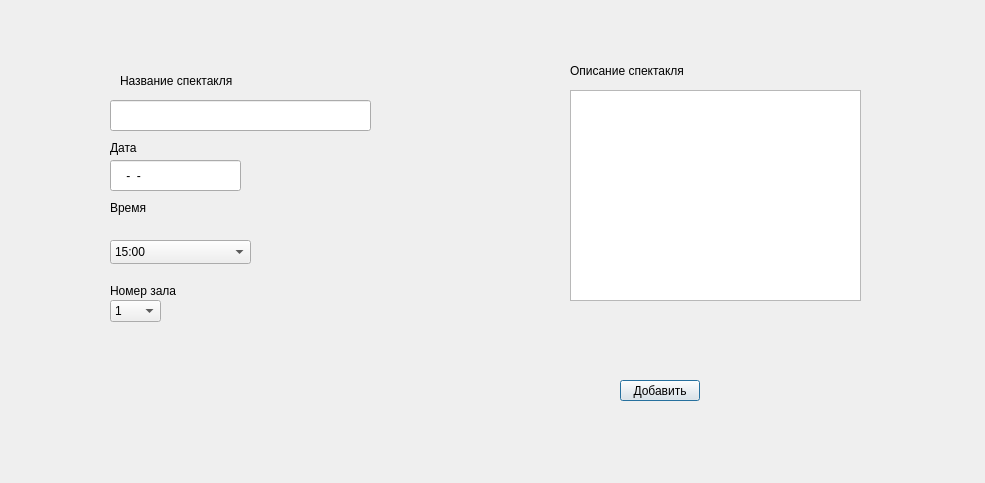
<?xml version="1.0" encoding="UTF-8"?>
<ui version="4.0">
 <class>addShowDialogue</class>
 <widget class="QDialog" name="addShowDialogue">
  <property name="geometry">
   <rect>
    <x>0</x>
    <y>0</y>
    <width>985</width>
    <height>483</height>
   </rect>
  </property>
  <property name="windowTitle">
   <string>Dialog</string>
  </property>
  <widget class="QLineEdit" name="lineEdit_Name">
   <property name="geometry">
    <rect>
     <x>110</x>
     <y>100</y>
     <width>261</width>
     <height>31</height>
    </rect>
   </property>
   <property name="maxLength">
    <number>100</number>
   </property>
  </widget>
  <widget class="QLineEdit" name="lineEdit_Date">
   <property name="geometry">
    <rect>
     <x>110</x>
     <y>160</y>
     <width>131</width>
     <height>31</height>
    </rect>
   </property>
   <property name="whatsThis">
    <string>Формат ГГГГ-ММ-ЧЧ</string>
   </property>
   <property name="inputMask">
    <string>9999-99-99</string>
   </property>
  </widget>
  <widget class="QLabel" name="label">
   <property name="geometry">
    <rect>
     <x>120</x>
     <y>70</y>
     <width>161</width>
     <height>21</height>
    </rect>
   </property>
   <property name="text">
    <string>Название спектакля</string>
   </property>
  </widget>
  <widget class="QTextEdit" name="textEdit">
   <property name="geometry">
    <rect>
     <x>570</x>
     <y>90</y>
     <width>291</width>
     <height>211</height>
    </rect>
   </property>
  </widget>
  <widget class="QLabel" name="label_2">
   <property name="geometry">
    <rect>
     <x>570</x>
     <y>60</y>
     <width>211</width>
     <height>21</height>
    </rect>
   </property>
   <property name="text">
    <string>Описание спектакля</string>
   </property>
  </widget>
  <widget class="QLabel" name="label_3">
   <property name="geometry">
    <rect>
     <x>110</x>
     <y>140</y>
     <width>111</width>
     <height>16</height>
    </rect>
   </property>
   <property name="text">
    <string>Дата</string>
   </property>
  </widget>
  <widget class="QLabel" name="label_4">
   <property name="geometry">
    <rect>
     <x>110</x>
     <y>200</y>
     <width>111</width>
     <height>16</height>
    </rect>
   </property>
   <property name="text">
    <string>Время</string>
   </property>
  </widget>
  <widget class="QLabel" name="label_5">
   <property name="geometry">
    <rect>
     <x>110</x>
     <y>280</y>
     <width>111</width>
     <height>21</height>
    </rect>
   </property>
   <property name="text">
    <string>Номер зала</string>
   </property>
  </widget>
  <widget class="QComboBox" name="comboBox">
   <property name="geometry">
    <rect>
     <x>110</x>
     <y>300</y>
     <width>51</width>
     <height>22</height>
    </rect>
   </property>
   <item>
    <property name="text">
     <string>1</string>
    </property>
   </item>
   <item>
    <property name="text">
     <string>2</string>
    </property>
   </item>
   <item>
    <property name="text">
     <string>3</string>
    </property>
   </item>
   <item>
    <property name="text">
     <string>4</string>
    </property>
   </item>
  </widget>
  <widget class="QPushButton" name="pushButton_Add">
   <property name="geometry">
    <rect>
     <x>620</x>
     <y>380</y>
     <width>80</width>
     <height>21</height>
    </rect>
   </property>
   <property name="text">
    <string>Добавить</string>
   </property>
  </widget>
  <widget class="QComboBox" name="comboBox_Time">
   <property name="geometry">
    <rect>
     <x>110</x>
     <y>240</y>
     <width>141</width>
     <height>24</height>
    </rect>
   </property>
   <item>
    <property name="text">
     <string>15:00</string>
    </property>
   </item>
   <item>
    <property name="text">
     <string>18:00</string>
    </property>
   </item>
   <item>
    <property name="text">
     <string>21:00</string>
    </property>
   </item>
  </widget>
 </widget>
 <resources/>
 <connections/>
</ui>
